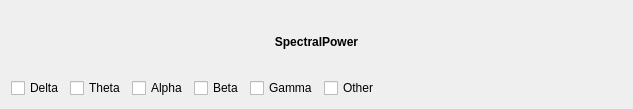
<?xml version="1.0" encoding="UTF-8"?>
<ui version="4.0">
 <class>SpectralPowerResultsView</class>
 <widget class="QWidget" name="SpectralPowerResultsView">
  <property name="geometry">
   <rect>
    <x>0</x>
    <y>0</y>
    <width>633</width>
    <height>109</height>
   </rect>
  </property>
  <property name="windowTitle">
   <string>Form</string>
  </property>
  <layout class="QGridLayout" name="gridLayout">
   <item row="0" column="0">
    <layout class="QVBoxLayout" name="verticalLayout">
     <item>
      <layout class="QHBoxLayout" name="horizontalLayout_2">
       <item>
        <widget class="QLabel" name="label_2">
         <property name="font">
          <font>
           <weight>75</weight>
           <bold>true</bold>
          </font>
         </property>
         <property name="text">
          <string>SpectralPower</string>
         </property>
         <property name="alignment">
          <set>Qt::AlignCenter</set>
         </property>
        </widget>
       </item>
      </layout>
     </item>
     <item>
      <layout class="QHBoxLayout" name="horizontalLayout">
       <item>
        <widget class="QCheckBox" name="delta_checkBox">
         <property name="text">
          <string>Delta</string>
         </property>
        </widget>
       </item>
       <item>
        <widget class="QCheckBox" name="theta_checkBox">
         <property name="text">
          <string>Theta</string>
         </property>
        </widget>
       </item>
       <item>
        <widget class="QCheckBox" name="alpha_checkBox">
         <property name="text">
          <string>Alpha</string>
         </property>
        </widget>
       </item>
       <item>
        <widget class="QCheckBox" name="beta_checkBox">
         <property name="text">
          <string>Beta</string>
         </property>
        </widget>
       </item>
       <item>
        <widget class="QCheckBox" name="gamma_checkBox">
         <property name="text">
          <string>Gamma</string>
         </property>
        </widget>
       </item>
       <item>
        <widget class="QCheckBox" name="other_checkBox">
         <property name="text">
          <string>Other</string>
         </property>
        </widget>
       </item>
       <item>
        <spacer name="horizontalSpacer">
         <property name="orientation">
          <enum>Qt::Horizontal</enum>
         </property>
         <property name="sizeHint" stdset="0">
          <size>
           <width>40</width>
           <height>20</height>
          </size>
         </property>
        </spacer>
       </item>
      </layout>
     </item>
     <item>
      <layout class="QVBoxLayout" name="result_layout"/>
     </item>
    </layout>
   </item>
  </layout>
 </widget>
 <resources/>
 <connections>
  <connection>
   <sender>theta_checkBox</sender>
   <signal>clicked()</signal>
   <receiver>SpectralPowerResultsView</receiver>
   <slot>scatter_plot()</slot>
   <hints>
    <hint type="sourcelabel">
     <x>115</x>
     <y>62</y>
    </hint>
    <hint type="destinationlabel">
     <x>4</x>
     <y>95</y>
    </hint>
   </hints>
  </connection>
  <connection>
   <sender>delta_checkBox</sender>
   <signal>clicked()</signal>
   <receiver>SpectralPowerResultsView</receiver>
   <slot>scatter_plot()</slot>
   <hints>
    <hint type="sourcelabel">
     <x>49</x>
     <y>54</y>
    </hint>
    <hint type="destinationlabel">
     <x>2</x>
     <y>76</y>
    </hint>
   </hints>
  </connection>
  <connection>
   <sender>alpha_checkBox</sender>
   <signal>clicked()</signal>
   <receiver>SpectralPowerResultsView</receiver>
   <slot>scatter_plot()</slot>
   <hints>
    <hint type="sourcelabel">
     <x>150</x>
     <y>54</y>
    </hint>
    <hint type="destinationlabel">
     <x>2</x>
     <y>59</y>
    </hint>
   </hints>
  </connection>
  <connection>
   <sender>beta_checkBox</sender>
   <signal>clicked()</signal>
   <receiver>SpectralPowerResultsView</receiver>
   <slot>scatter_plot()</slot>
   <hints>
    <hint type="sourcelabel">
     <x>210</x>
     <y>47</y>
    </hint>
    <hint type="destinationlabel">
     <x>2</x>
     <y>25</y>
    </hint>
   </hints>
  </connection>
  <connection>
   <sender>gamma_checkBox</sender>
   <signal>clicked()</signal>
   <receiver>SpectralPowerResultsView</receiver>
   <slot>scatter_plot()</slot>
   <hints>
    <hint type="sourcelabel">
     <x>252</x>
     <y>61</y>
    </hint>
    <hint type="destinationlabel">
     <x>1</x>
     <y>15</y>
    </hint>
   </hints>
  </connection>
  <connection>
   <sender>other_checkBox</sender>
   <signal>clicked()</signal>
   <receiver>SpectralPowerResultsView</receiver>
   <slot>scatter_plot()</slot>
   <hints>
    <hint type="sourcelabel">
     <x>322</x>
     <y>56</y>
    </hint>
    <hint type="destinationlabel">
     <x>2</x>
     <y>7</y>
    </hint>
   </hints>
  </connection>
 </connections>
 <slots>
  <slot>scatter_plot()</slot>
 </slots>
</ui>
